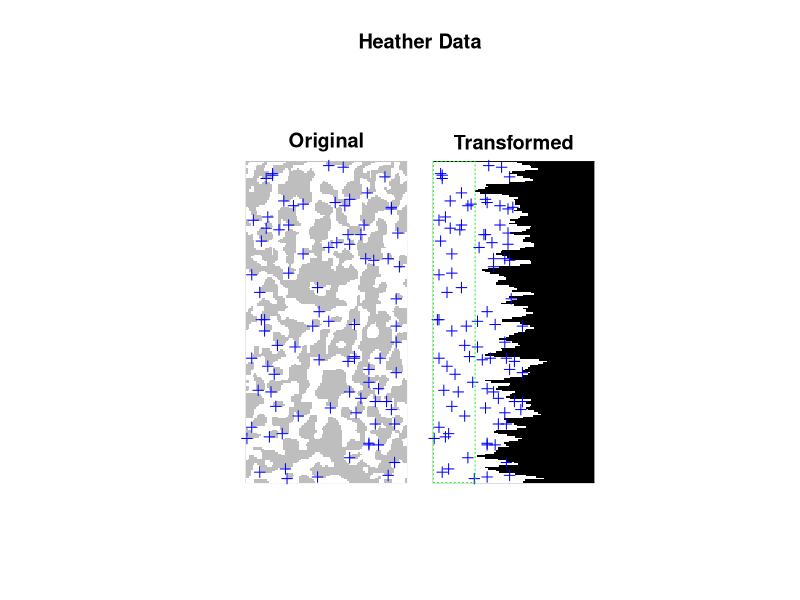

Generate this figure with R:
library(spatstat)


### Name: plot.laslett
### Title: Plot Laslett Transform
### Aliases: plot.laslett
### Keywords: spatial hplot

### ** Examples

  b <- laslett(heather$coarse, plotit=FALSE)
  plot(b, main="Heather Data")
